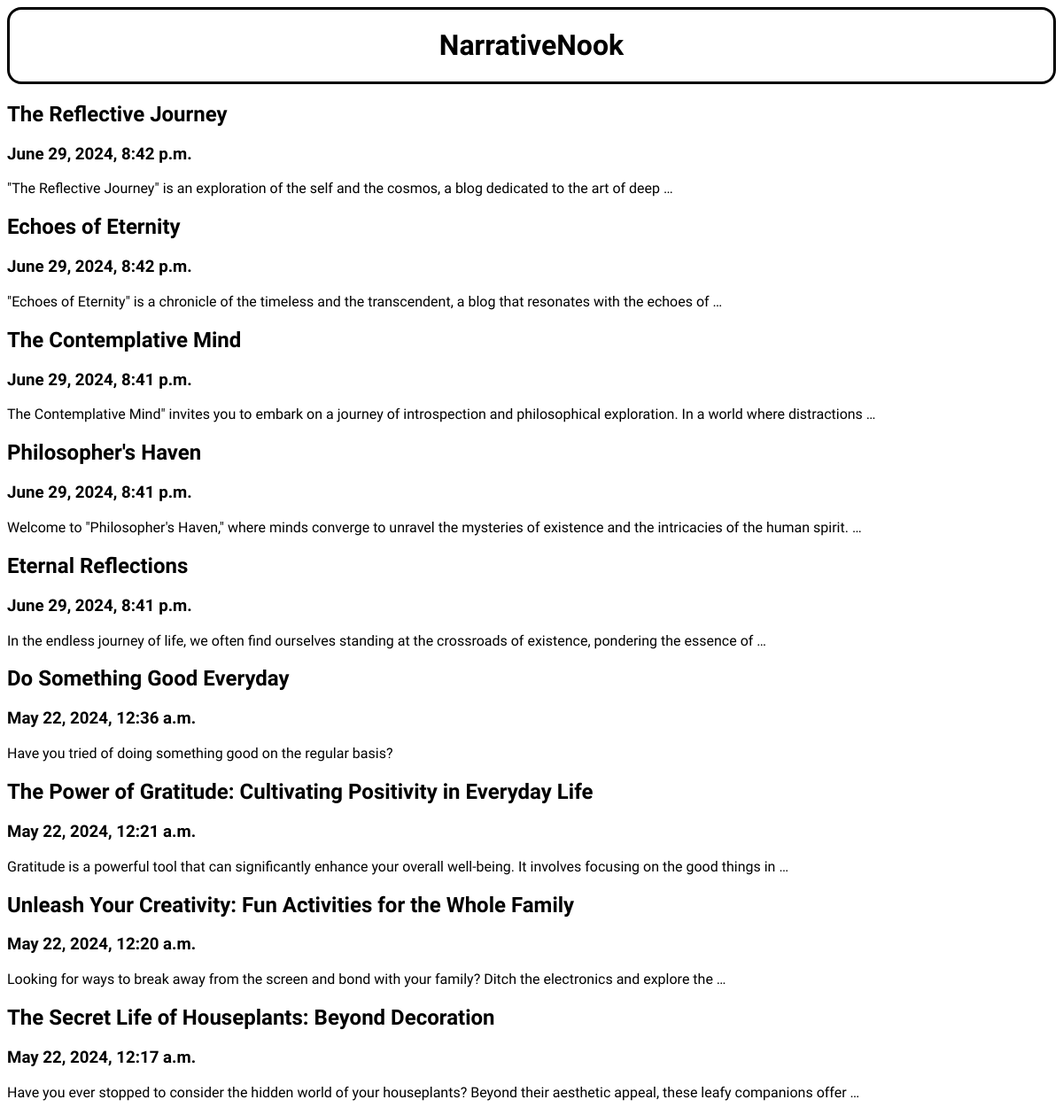
The page / on the database its author committed.
### posts/models.py (models this page shows)
class Post(models.Model):
    title = models.CharField(max_length=100)
    body = models.CharField(max_length=1000000)
    created_at = models.DateTimeField(default=datetime.now, blank=True)

### posts/views.py (the view)
# urls.py: path('', views.index, name='index'),
def index(request):
    posts = Post.objects.all()
    return render(request, 'index.html', {'posts' : posts})

### templates/index.html (shortened to what this page needs)
{% load static %}
<html>
    <head>
        <link rel="stylesheet" href="{% static 'styles.css' %}">
    </head>
    <body>
        <div class="Heading">
            <h1> NarrativeNook</h1>
        </div>
        <div classs="container">
            <div class="row">
                <div class="leftcolumn">
                    {% for post in posts reversed %}
                    <div class="card">
                        <a style=" text-decoration: none; color:black; " href="/post/{{post.id}}">
                            <h2>{{post.title}}</h2>
                            <h3>{{post.created_at}}</h3>
                            <p>{{post.body|truncatewords:20}}</p>
                        </a>
                    </div>
                    {% endfor %}
                </div>
            </div>
        </div>
    </body>
</html>

### static/styles.css (style rules this page uses)
.Heading { display: flex; justify-content: center; align-items: center; text-align: center; font-family: "Playwrite NG Modern", cursive; font-optical-sizing: auto; font-weight: 0; font-style: normal; border-style: solid; border-radius: 2vh; }
.card { margin: 10px auto; font-family: "Tenor Sans", sans-serif; font-weight: 400; font-style: normal; }

### rows shown on the page
Post: title "The Reflective Journey", created_at "June 29, 2024, 8:42 p.m.", body "\"The Reflective Journey\" is an exploration of the self and the cosmos, a blog dedicated to the art of deep …"
Post: title "Echoes of Eternity", created_at "June 29, 2024, 8:42 p.m.", body "\"Echoes of Eternity\" is a chronicle of the timeless and the transcendent, a blog that resonates with the echoes of …"
Post: title "The Contemplative Mind", created_at "June 29, 2024, 8:41 p.m.", body "The Contemplative Mind\" invites you to embark on a journey of introspection and philosophical exploration. In a world where distractions …"
Post: title "Philosopher's Haven", created_at "June 29, 2024, 8:41 p.m.", body "Welcome to \"Philosopher's Haven,\" where minds converge to unravel the mysteries of existence and the intricacies of the human spirit. …"
Post: title "Eternal Reflections", created_at "June 29, 2024, 8:41 p.m.", body "In the endless journey of life, we often find ourselves standing at the crossroads of existence, pondering the essence of …"
Post: title "Do Something Good Everyday", created_at "May 22, 2024, 12:36 a.m.", body "Have you tried of doing something good on the regular basis?"
Post: title "The Power of Gratitude: Cultivating Positivity in Everyday Life", created_at "May 22, 2024, 12:21 a.m.", body "Gratitude is a powerful tool that can significantly enhance your overall well-being. It involves focusing on the good things in …"
Post: title "Unleash Your Creativity: Fun Activities for the Whole Family", created_at "May 22, 2024, 12:20 a.m.", body "Looking for ways to break away from the screen and bond with your family? Ditch the electronics and explore the …"
Post: title "The Secret Life of Houseplants: Beyond Decoration", created_at "May 22, 2024, 12:17 a.m.", body "Have you ever stopped to consider the hidden world of your houseplants? Beyond their aesthetic appeal, these leafy companions offer …"
